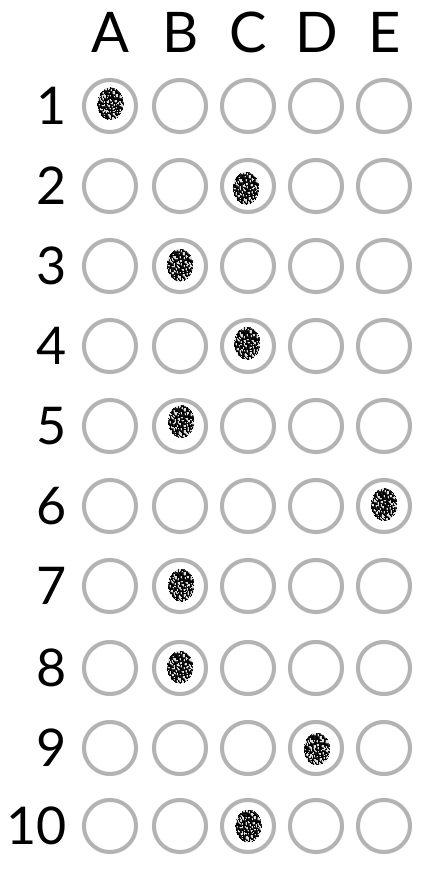
#> input picture 03_Computer_Vision_OpenCV/02_Optical_mark_recognition/images/answer_2.png, 436 x 870 px
$ python omr.py
#> lines starting #> are read from the running program, lines starting #| are printed output that depends on the picture; after the words box and inside, x2 and y2 are one past the last pixel; in counts of white or black regions, pixels touching at a corner belong together
from imutils import contours
import imutils
import numpy as np
import cv2

ANSWER_KEY = {0: 1,
              1: 3,
              2: 0,
              3: 2,
              4: 1,
              5: 3,
              6: 4,
              7: 1,
              8: 3,
              9: 0}

image = cv2.imread('images/answer_2.png')
#> image is the input picture: shape (870, 436, 3); min 0, max 255, mean 240.7

# Convert to grayscale
gray = cv2.cvtColor(image, code=cv2.COLOR_RGB2GRAY)

# Blur the image
blurred = cv2.GaussianBlur(src=gray, ksize=(5, 5), sigmaX=0)
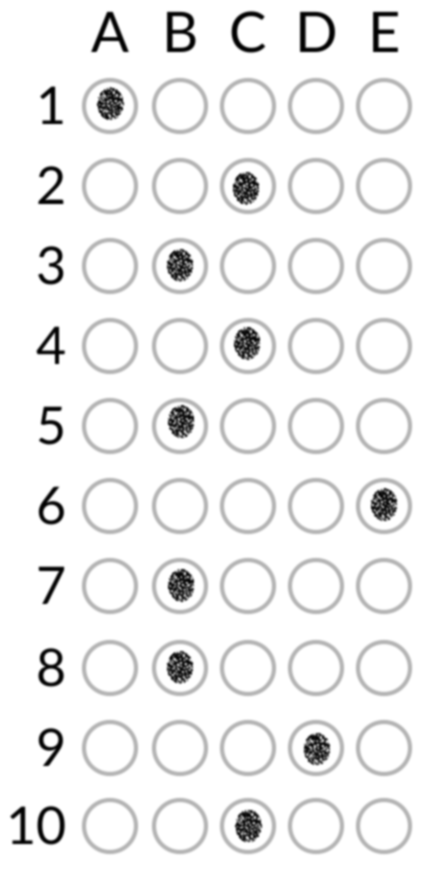
#> blurred: shape (870, 436); min 0, max 255, mean 240.7

# Edge detection
thresh = cv2.Canny(image=blurred, threshold1=70, threshold2=70)
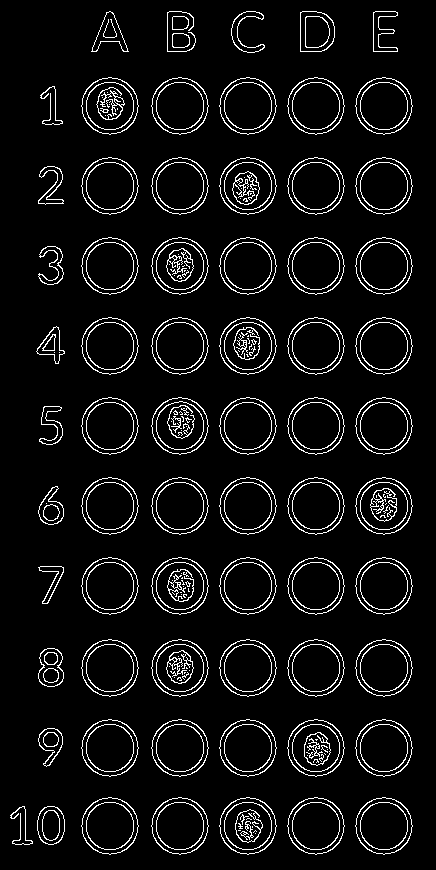
#> thresh: shape (870, 436); 6.5% white in thin lines or dots, all inside (x1, y1, x2, y2) = (10, 11, 413, 855)

# Contour extraction
cnts = cv2.findContours(image=thresh.copy(), mode=cv2.RETR_EXTERNAL, method=cv2.CHAIN_APPROX_SIMPLE)
#> cnts = 68 contours, 1 with area under 20; largest, box (x1, y1, x2, y2) and area: (355, 797, 413, 855) 2493, (287, 797, 345, 855) 2493, (219, 797, 277, 855) 2493, (151, 797, 209, 855) 2493, (81, 797, 139, 855) 2493
cnts = imutils.grab_contours(cnts)

# Extraction of relevant contours
question_contours = []

for contour in cnts:
    (x, y, w, h) = cv2.boundingRect(contour)
    ar = w / float(h)

    if w >= 50 and h >= 50 and ar > 0.9 and ar < 1.1:
        question_contours.append(contour)
#> this loop made 68 passes
#> (x, y, w, h, ar) on passes 1 to 12: (37, 806, 28, 39, 0.718), (10, 806, 23, 39, 0.59), (355, 797, 58, 58, 1), (287, 797, 58, 58, 1), (219, 797, 58, 58, 1), (151, 797, 58, 58, 1), (81, 797, 58, 58, 1), (38, 728, 25, 39, 0.641), (355, 719, 58, 58, 1), (287, 719, 58, 58, 1), (219, 719, 58, 58, 1), (151, 719, 58, 58, 1)
#> after the loop, question_contours = 50 contours; largest, box (x1, y1, x2, y2) and area: (355, 797, 413, 855) 2493, (287, 797, 345, 855) 2493, (219, 797, 277, 855) 2493, (151, 797, 209, 855) 2493, (81, 797, 139, 855) 2493

print(f"No. of response fields: {len(question_contours)}")
#| No. of response fields: 50

cnt_img = image.copy()
for contour in question_contours:
#> (the run stopped early here; a loop or call above may not have finished)

$ run again, with 03_Computer_Vision_OpenCV/02_Optical_mark_recognition/images/answer_1.png copied over 03_Computer_Vision_OpenCV/02_Optical_mark_recognition/images/answer_2.png
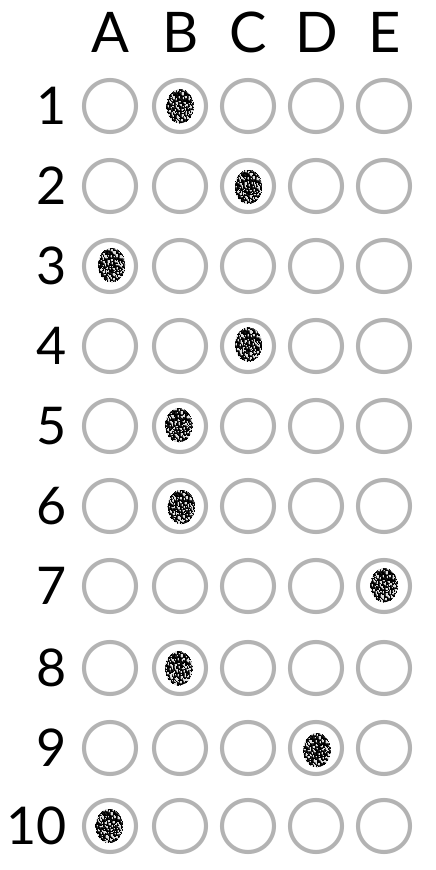
#> input picture 03_Computer_Vision_OpenCV/02_Optical_mark_recognition/images/answer_1.png, 436 x 870 px
#> image is the input picture: shape (870, 436, 3); min 0, max 255, mean 240.4
#> `blurred = cv2.GaussianBlur(src=gray, ksize=(5, 5), sigmaX=0)`:
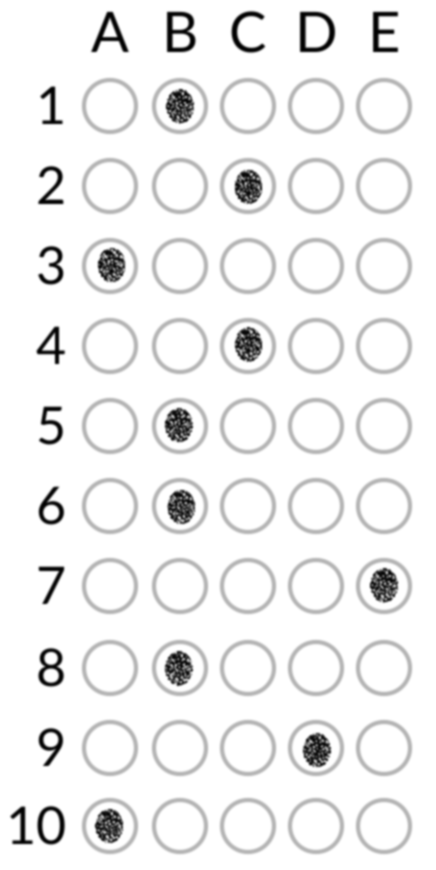
#> blurred: shape (870, 436); min 0, max 255, mean 240.4
#> `thresh = cv2.Canny(image=blurred, threshold1=70, threshold2=70)`:
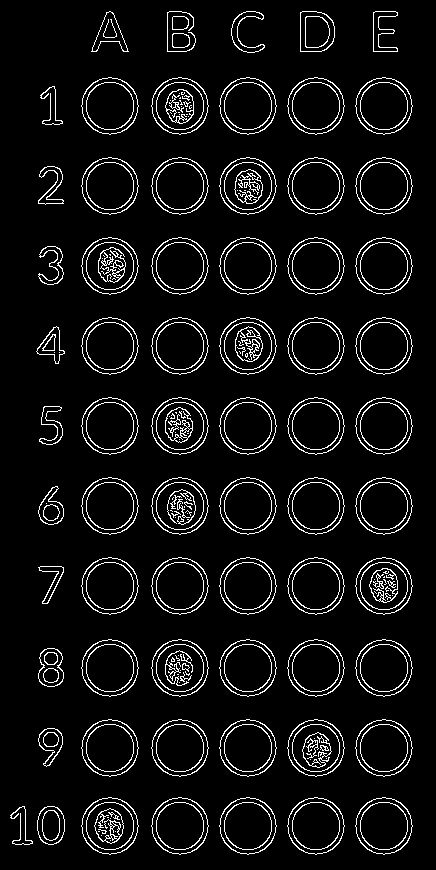
#> thresh: shape (870, 436); 6.6% white in thin lines or dots, all inside (x1, y1, x2, y2) = (10, 11, 413, 855)
#> cnts = 68 contours, 1 with area under 20; largest, box (x1, y1, x2, y2) and area: (355, 797, 413, 855) 2493, (287, 797, 345, 855) 2493, (219, 797, 277, 855) 2493, (151, 797, 209, 855) 2493, (81, 797, 139, 855) 2493
#> the loop `for contour in cnts:` made 68 passes
#> (x, y, w, h, ar) on passes 1 to 8: (37, 806, 28, 39, 0.718), (10, 806, 23, 39, 0.59), (355, 797, 58, 58, 1), (287, 797, 58, 58, 1), (219, 797, 58, 58, 1), (151, 797, 58, 58, 1), (81, 797, 58, 58, 1), (38, 728, 25, 39, 0.641)
#> after the loop `for contour in cnts:`: question_contours = 50 contours; largest, box (x1, y1, x2, y2) and area: (355, 797, 413, 855) 2493, (287, 797, 345, 855) 2493, (219, 797, 277, 855) 2493, (151, 797, 209, 855) 2493, (81, 797, 139, 855) 2493
#| No. of response fields: 50

$ run again, with 03_Computer_Vision_OpenCV/02_Optical_mark_recognition/images/sheet.png copied over 03_Computer_Vision_OpenCV/02_Optical_mark_recognition/images/answer_2.png
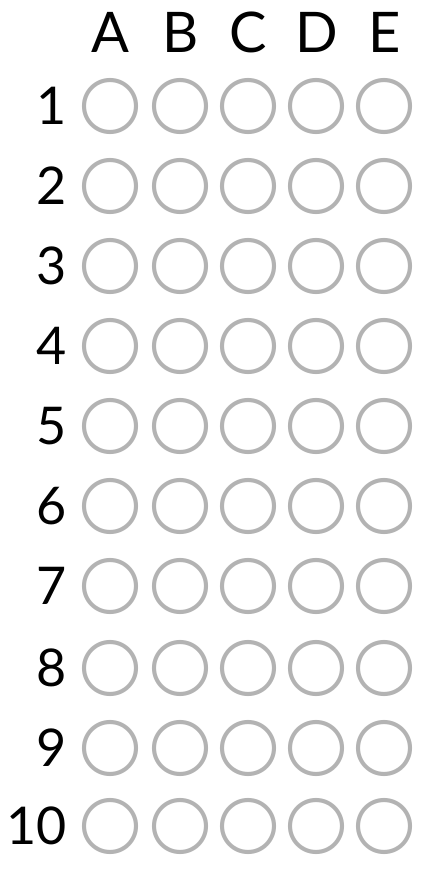
#> input picture 03_Computer_Vision_OpenCV/02_Optical_mark_recognition/images/sheet.png, 436 x 870 px
#> image is the input picture: shape (870, 436, 3); min 0, max 255, mean 244
#> `thresh = cv2.Canny(image=blurred, threshold1=70, threshold2=70)`:
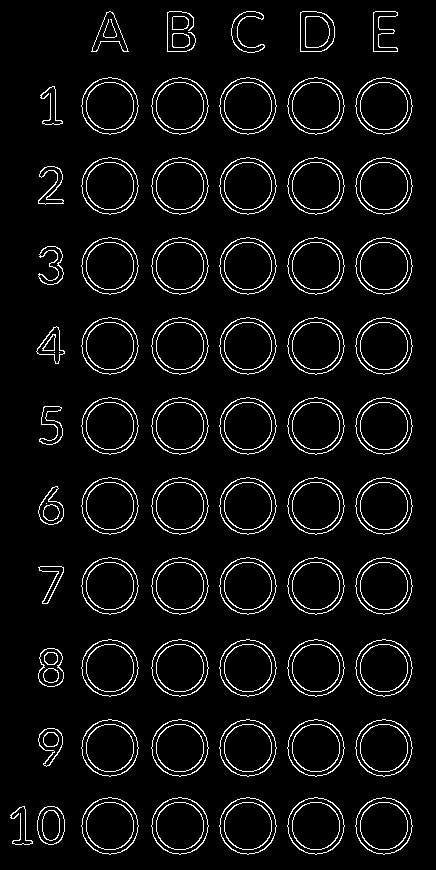
#> thresh: shape (870, 436); 5.8% white in thin lines or dots, all inside (x1, y1, x2, y2) = (10, 11, 413, 855)
#> cnts = 68 contours, 1 with area under 20; largest, box (x1, y1, x2, y2) and area: (355, 797, 413, 855) 2493, (287, 797, 345, 855) 2493, (219, 797, 277, 855) 2493, (151, 797, 209, 855) 2493, (81, 797, 139, 855) 2493
#> the loop `for contour in cnts:` made 68 passes
#> (x, y, w, h, ar) on passes 1 to 8: (37, 806, 28, 39, 0.718), (10, 806, 23, 39, 0.59), (355, 797, 58, 58, 1), (287, 797, 58, 58, 1), (219, 797, 58, 58, 1), (151, 797, 58, 58, 1), (81, 797, 58, 58, 1), (38, 728, 25, 39, 0.641)
#> after the loop `for contour in cnts:`: question_contours = 50 contours; largest, box (x1, y1, x2, y2) and area: (355, 797, 413, 855) 2493, (287, 797, 345, 855) 2493, (219, 797, 277, 855) 2493, (151, 797, 209, 855) 2493, (81, 797, 139, 855) 2493
#| No. of response fields: 50
